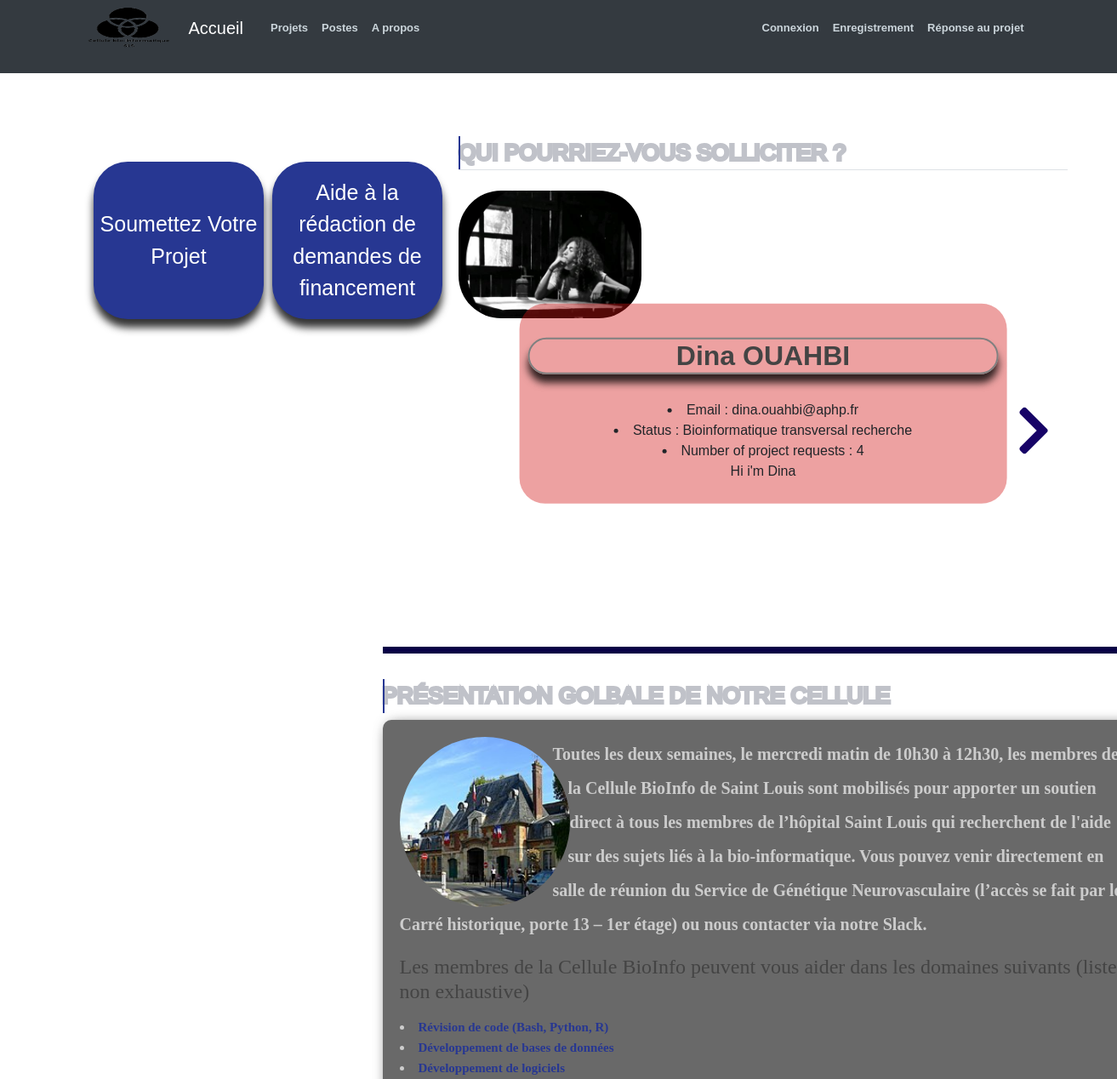
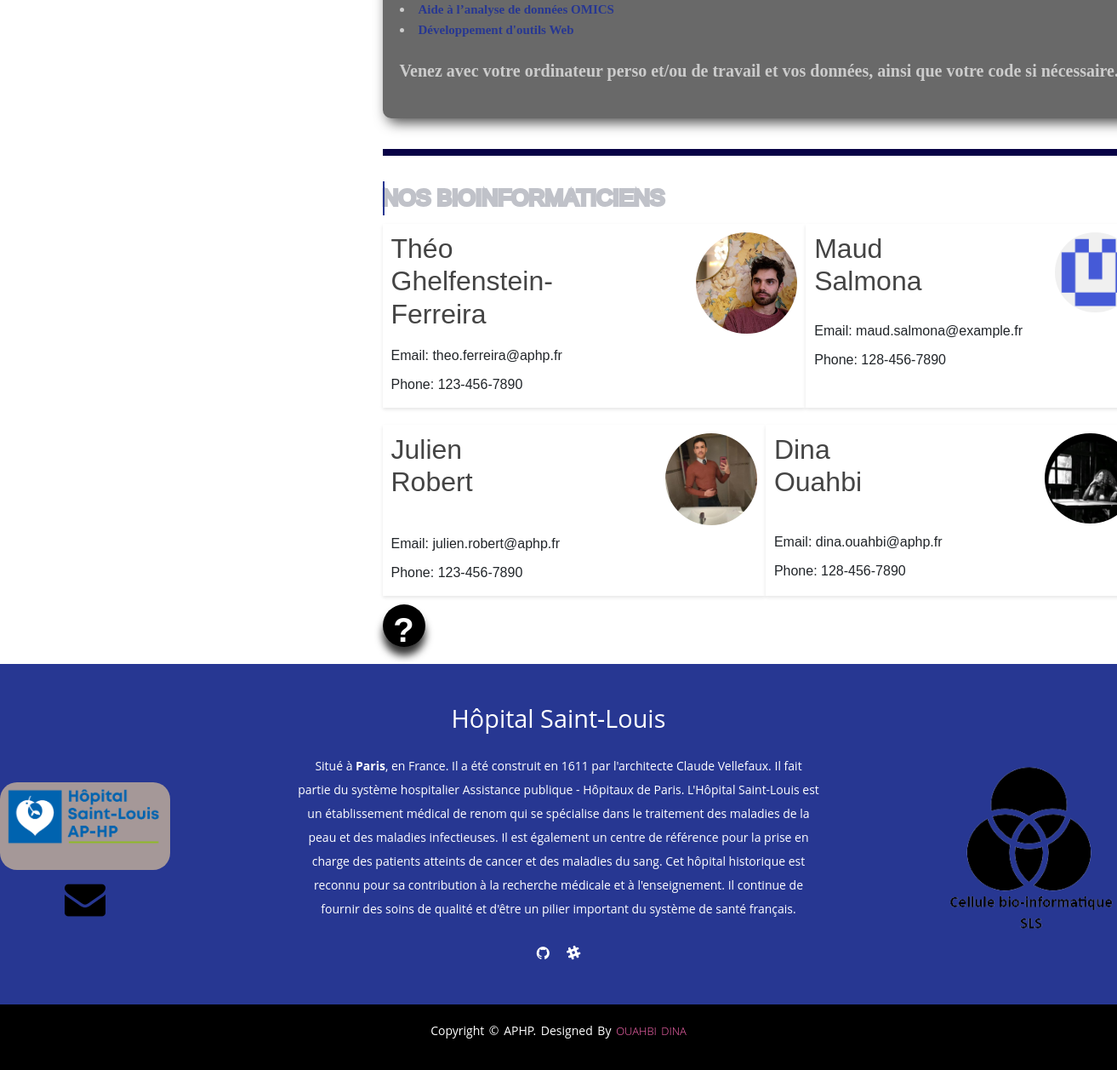
/about, run on the app's committed database (2 pictures, top to bottom).
### flaskblog/models.py (models this page shows, shortened)
class User(db.Model, UserMixin):
    id = db.Column(db.Integer, primary_key=True)
    username = db.Column(db.String(20), unique=True, nullable=False)
    email = db.Column(db.String(120), unique=True, nullable=False)
    aphp_num = db.Column(db.String(20), unique=True, nullable=False)
    status = db.Column(db.String(120), nullable=False)
    image_file = db.Column(db.String(20), nullable=False,default='default.png')
    is_admin = db.Column(db.Boolean, default=False)
    password = db.Column(db.String(60), nullable=False)
    posts = db.relationship('Post', backref='author', lazy=True)
    projects = db.relationship('Project', backref='author', lazy=True)
    grants = db.relationship('Grant', backref='author', lazy=True)
    requests = db.relationship('Project_request', backref='author', lazy=True)

### flaskblog/main/routes.py (the view)
@main.route("/about")
def about():
    users = User.query.filter_by(is_admin=True).all()
    return render_template('about.html',
                           users=users,
                           title='Qui pourriez-vous solliciter ?',
                           instructions = instructions('about'),
                           code = doc_def('code'),
                           db = doc_def('db'),
                           log = doc_def('log'),
                           omics = doc_def('omics'),
                           web = doc_def('web')
                           )

### flaskblog/main/routes.py (called while the page is built)
@main.context_processor
def base():
    form = SearchForm()
    return dict(form=form)

### flaskblog/static/doc.py (called while the page is built)
def doc_def(key):
    dico = {
        'code': code,
        'db': db,
        'log':log,
        'omics': omics,
        'web':web
    }
    return dico[key]

### flaskblog/static/info.py (called while the page is built)
def instructions(key):
    dico = {
        'login': login,
        'register': register,
        'account':account,
        'about': about,
        'post':post,
        'projects':projects,
        'grants':grants,
        'about_us':about_us,
        'new_project':new_project,
        'new_post':new_post,
        'racine':racine
    }
    return dico[key]

### flaskblog/templates/about.html (shortened to what this page needs)
{% extends 'layout.html' %}
{% block content %}
    <main>
        <legend data-text="{{title}}" class="border-bottom mb-4">{{title}}</legend>
        <div class="diapo">
            <div class="elements" id="user">
                {% for user in users %}
                    <div class="element">
                        <img src="../static/profile_pics/{{ user.image_file }}" alt="{{user.username}}">
                        <div class="caption">
                            <h2 class="article-title">{{ user.username }}</h2>
                            <li>Email : {{user.email}}</li>
                            <li>Status : {{user.status}}</li>
                            <li>Number of project requests : {{user.requests|length}}</li>
                            {% if user.email == 'dina.ouahbi@aphp.fr' %}
                                <p>Hi i'm Dina</p>
                            {% elif user.email == 'theo.ferreira@aphp.fr' %}
                                <p>Hi i'm Théo</p>
                            {% endif %}
                        </div>
                    </div>
                {% endfor %}
            </div>
            <i id="nav-droite" class="fas fa-chevron-right"></i>
        </div>
    </main>
    <hr>
    <legend data-text="Présentation golbale de notre cellule">Présentation golbale de notre cellule</legend>
    <article class = 'au_container'>
        <img src="../static/profile_pics/hopital.jpg" alt="Bioinformaticien team">
        <p>
            Toutes les deux semaines, le mercredi matin de 10h30 à 12h30,
            les membres de la Cellule BioInfo de Saint Louis sont mobilisés
            pour apporter un soutien direct à tous les membres de l’hôpital
            Saint Louis qui recherchent de l'aide sur des sujets liés à la bio-informatique.
            Vous pouvez venir directement en salle de réunion du Service de Génétique Neurovasculaire
            (l’accès se fait par le Carré historique, porte 13 – 1er étage) ou nous contacter via notre Slack.
        </p>
        <h4>Les membres de la Cellule BioInfo peuvent vous aider dans les domaines suivants (liste non exhaustive)</h4>
        <p>
            <li><a href="#" onmouseover="showCode()">Révision de code (Bash, Python, R)</a></li>
            <li><a href="#" onmouseover="showDb()">Développement de bases de données</a></li>
            <li><a href="#" onmouseover="showLog()">Développement de logiciels</a></li>
            <li><a href="#" onmouseover="showOmics()">Aide à l’analyse de données OMICS</a></li>
            <li><a href="#" onmouseover="showWeb()">Développement d'outils Web</a></li>
        </p>
        <p>Venez avec votre ordinateur perso et/ou de travail et vos données, ainsi que votre code si nécessaire.</p>
    </article>
    <hr>
    <legend data-text="Nos Bioinformaticiens">Nos Bioinformaticiens</legend>
    <div class="annuaire">
        <div class="contact">
            <div class="ann_top">
                <h2>Théo Ghelfenstein-Ferreira</h2>
                <img src="../static/profile_pics/tf.jpg" alt="Théo Ghelfenstein-Ferreira">
            </div>
            <p>Email: theo.ferreira@aphp.fr</p>
            <p>Phone: 123-456-7890</p>
        </div>
        <div class="contact">
            <div class="ann_top">
                <h2>Maud Salmona</h2>
                <img src="../static/profile_pics/ms.png" alt="Maud Salmona">
            </div>
            <p>Email: maud.salmona@example.fr</p>
            <p>Phone: 128-456-7890</p>
        </div>
    </div>
    <div class="annuaire">
        <div class="contact">
            <div class="ann_top">
                <h2>Julien Robert</h2>
                <img src="../static/profile_pics/jr.jpg" alt="Julien Robert">
            </div>
            <p>Email: julien.robert@aphp.fr</p>
            <p>Phone: 123-456-7890</p>
        </div>
        <div class="contact">
            <div class="ann_top">
                <h2>Dina Ouahbi</h2>
                <img src="../static/profile_pics/do.jpg" alt="dinaOuahbi">
            </div>
            <p>Email: dina.ouahbi@aphp.fr</p>
            <p>Phone: 128-456-7890</p>
        </div>
    </div>
{% endblock content %}

### flaskblog/static/main.css (style rules this page uses)
body { justify-content: center; background: #ffffff; margin-top: 10rem; font-family: Arial, sans-serif; }
legend { position: relative; font-size: 2vw; color: #252839; -webkit-text-stroke: 0.3vw #c0c2c9; text-transform: uppercase; }
legend::before { content: attr(data-text); position: absolute; top: 0; left: 0; width: 0; height: 100%; color: #273792; -webkit-text-stroke: 0vw #383d52; border-right: 2px solid #273792; overflow: hidden; animation: animate 6s linear infinite; }
h1, h2, h3, h4, h5, h6 { color: #444444; }
.article-title { color: #444444; border: 2px solid gray ; text-align: center; font-weight: bold; box-shadow: 0 10px 10px rgba(0, 0, 0, 0.8); margin-bottom: 30px; margin-top: 30px; border-radius: 30px; }
a { font-size:13px; }
.au_container { max-width: 600; margin: 0 auto; padding: 20px; border-radius: 10px; box-shadow: 5px 5px 15px rgba(0, 0, 0, 0.7); background-color:dimgrey ; color: #cccccc; font-family: Georgia, 'Times New Roman', Times, serif; font-size: medium; }
.au_container::after { content: ''; display: block; clear: both; }
.au_container p { font-size: 20px; line-height: 2; font-family: 'Times New Roman', Times, serif; font-weight: bold; }
.au_container img { width: 200px; height: 200px; object-fit: cover; border-radius: 50%; float: left; shape-outside: content-box; margin: 0 20px 5px 0; }
.au_container a { size: 4; color:#273792; font-size: 15px; font-weight: bold; }
main { width: 80%; margin: auto; }
.diapo { position: relative; overflow: hidden; }
.elements { display: flex; }
.element { flex: 1 0 100%; position: relative; width: 500px; height: 500px; }
.element > img { width: 30%; height: 30%; border-radius: 50px; object-fit: cover; }
.caption { width: 80%; position: absolute; top: 50%; left: 50%; transform: translate(-50%, -50%); text-align: center; padding: 10px; background-color: rgba(211, 21, 21, 0.4); border-radius: 30px; }
#nav-gauche, #nav-droite { position: absolute; top: 50%; transform: translate(-50%); color: rgb(23, 3, 103); font-size: 4rem; cursor: pointer; }
#nav-droite { right: 0; }
hr { position: relative; top: 20px; border: none; height: 8px; background: rgb(8, 2, 70); margin-bottom: 50px; }
.annuaire { display: flex; margin-top: 10px; }
.contact { background-color: #fff; padding: 10px; margin-bottom: 10px; box-shadow: 0 2px 4px rgba(0, 0, 0, 0.1); }
.ann_top { display: flex; }
.ann_top img { width: 25%; height: 25%; border-radius: 60px; }
.ann_top h2 { margin-right: 150px; margin-top: 0; }
.contact p { margin-bottom: 5px; margin-top: 10px; }

### flaskblog/static/footer.css (style rules this page uses)
* { margin: 0; padding: 0; box-sizing: border-box; }

### data on the page
User: image_file (picture), username "Dina OUAHBI", email "dina.ouahbi@aphp.fr", status "Bioinformatique transversal recherche", requests|length "4", shows "Hi i'm Dina"

### other printed values
{{ title }} "QUI POURRIEZ-VOUS SOLLICITER ?"
